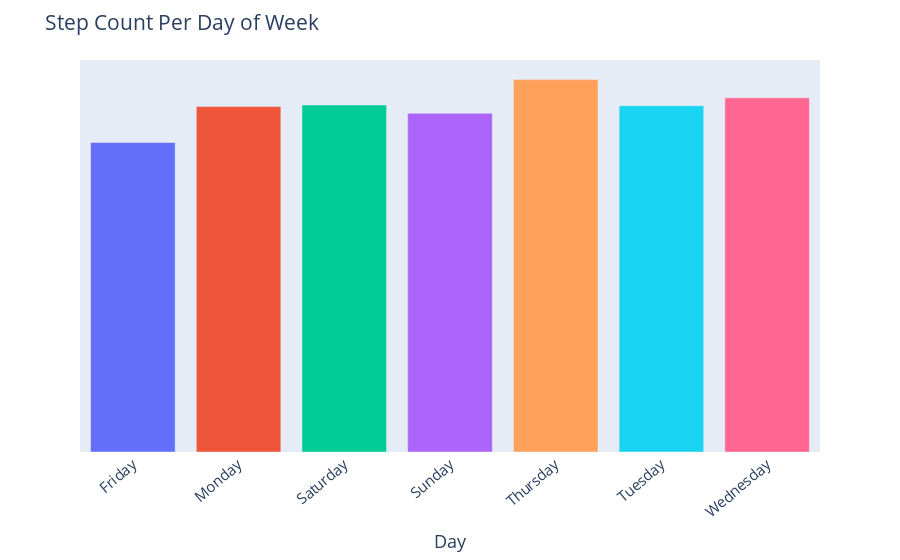

Notebook cell for this chart:
### Code cell
# steps by day of week
byday = df.groupby("day_name", as_index=False)['stepCount'].sum()
fig = px.bar(byday, 
             x=byday['day_name'], 
             y=byday['stepCount'], 
             color=byday['day_name'], 
#              text=bymonth['month_name'],
             color_continuous_scale='Rainbow',
#              orientation='h',
             labels={'color':''}
            )
fig.update_layout(
    title = "Step Count Per Day of Week",
    xaxis_title='Day',
    yaxis_title='Steps',
    xaxis_tickangle=-40,
    yaxis={'visible': False, 'showticklabels': False},
    showlegend=False,
    font=dict(size=15),
    
)
fig.show()
# go.FigureWidget(fig) # for jupyter viewing

### Figure 1 — Plotly figure (JSON) as saved in the notebook; plotly's stock layout.template omitted (floating-point values rounded to 4 significant figures)
{"data": [{"alignmentgroup": "True", "hovertemplate": "day_name=%{x}<br>stepCount=%{y}<extra></extra>", "legendgroup": "Friday", "marker": {"color": "#636efa", "pattern": {"shape": ""}}, "name": "Friday", "offsetgroup": "Friday", "orientation": "v", "showlegend": true, "textposition": "auto", "type": "bar", "x": ["Friday"], "xaxis": "x", "y": [2351259], "yaxis": "y"}, {"alignmentgroup": "True", "hovertemplate": "day_name=%{x}<br>stepCount=%{y}<extra></extra>", "legendgroup": "Monday", "marker": {"color": "#EF553B", "pattern": {"shape": ""}}, "name": "Monday", "offsetgroup": "Monday", "orientation": "v", "showlegend": true, "textposition": "auto", "type": "bar", "x": ["Monday"], "xaxis": "x", "y": [2624526], "yaxis": "y"}, {"alignmentgroup": "True", "hovertemplate": "day_name=%{x}<br>stepCount=%{y}<extra></extra>", "legendgroup": "Saturday", "marker": {"color": "#00cc96", "pattern": {"shape": ""}}, "name": "Saturday", "offsetgroup": "Saturday", "orientation": "v", "showlegend": true, "textposition": "auto", "type": "bar", "x": ["Saturday"], "xaxis": "x", "y": [2636212], "yaxis": "y"}, {"alignmentgroup": "True", "hovertemplate": "day_name=%{x}<br>stepCount=%{y}<extra></extra>", "legendgroup": "Sunday", "marker": {"color": "#ab63fa", "pattern": {"shape": ""}}, "name": "Sunday", "offsetgroup": "Sunday", "orientation": "v", "showlegend": true, "textposition": "auto", "type": "bar", "x": ["Sunday"], "xaxis": "x", "y": [2572692], "yaxis": "y"}, {"alignmentgroup": "True", "hovertemplate": "day_name=%{x}<br>stepCount=%{y}<extra></extra>", "legendgroup": "Thursday", "marker": {"color": "#FFA15A", "pattern": {"shape": ""}}, "name": "Thursday", "offsetgroup": "Thursday", "orientation": "v", "showlegend": true, "textposition": "auto", "type": "bar", "x": ["Thursday"], "xaxis": "x", "y": [2829286], "yaxis": "y"}, {"alignmentgroup": "True", "hovertemplate": "day_name=%{x}<br>stepCount=%{y}<extra></extra>", "legendgroup": "Tuesday", "marker": {"color": "#19d3f3", "pattern": {"shape": ""}}, "name": "Tuesday", "offsetgroup": "Tuesday", "orientation": "v", "showlegend": true, "textposition": "auto", "type": "bar", "x": ["Tuesday"], "xaxis": "x", "y": [2630777], "yaxis": "y"}, {"alignmentgroup": "True", "hovertemplate": "day_name=%{x}<br>stepCount=%{y}<extra></extra>", "legendgroup": "Wednesday", "marker": {"color": "#FF6692", "pattern": {"shape": ""}}, "name": "Wednesday", "offsetgroup": "Wednesday", "orientation": "v", "showlegend": true, "textposition": "auto", "type": "bar", "x": ["Wednesday"], "xaxis": "x", "y": [2690712], "yaxis": "y"}], "layout": {"barmode": "relative", "font": {"size": 15}, "legend": {"title": {"text": "day_name"}, "tracegroupgap": 0}, "margin": {"t": 60}, "showlegend": false, "title": {"text": "Step Count Per Day of Week"}, "xaxis": {"anchor": "y", "categoryarray": ["Friday", "Monday", "Saturday", "Sunday", "Thursday", "Tuesday", "Wednesday"], "categoryorder": "array", "domain": [0, 1], "tickangle": -40, "title": {"text": "Day"}}, "yaxis": {"anchor": "x", "domain": [0, 1], "showticklabels": false, "title": {"text": "Steps"}, "visible": false}}}
